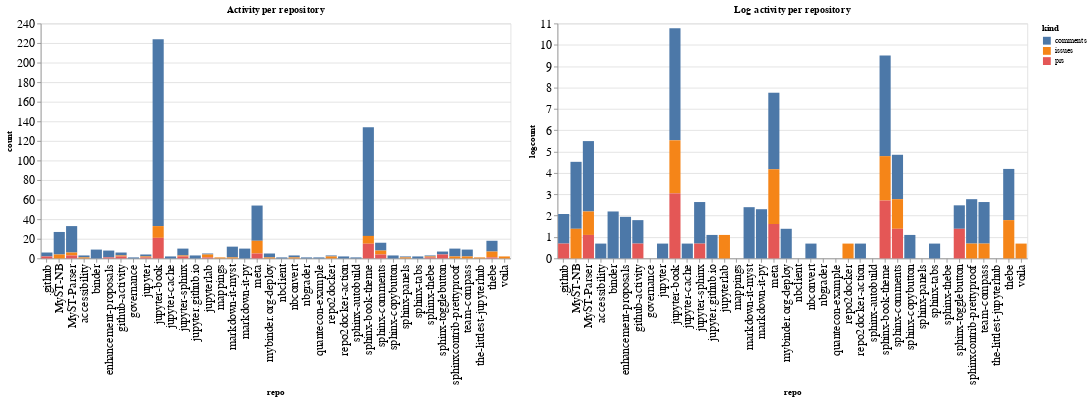

The notebook cell this image was saved under:
### Code cell
ch1 = alt.Chart(repo_summaries, width=600, title="Activity per repository").mark_bar().encode(
    x='repo',
    y='count',
    color='kind',
    tooltip="kind"
)

ch2 = alt.Chart(repo_summaries, width=600, title="Log activity per repository").mark_bar().encode(
    x='repo',
    y='logcount',
    color='kind',
    tooltip="kind"
)

ch1 | ch2

### Figure 1 — Vega-Lite specification as saved in the notebook (floating-point values rounded to 4 significant figures)
{"config": {"axisLeft": {"labelFontSize": 15}, "axisBottom": {"labelFontSize": 15}}, "hconcat": [{"mark": "bar", "encoding": {"color": {"type": "nominal", "field": "kind"}, "tooltip": {"type": "nominal", "field": "kind"}, "x": {"type": "nominal", "field": "repo"}, "y": {"type": "quantitative", "field": "count"}}, "title": "Activity per repository", "width": 600}, {"mark": "bar", "encoding": {"color": {"type": "nominal", "field": "kind"}, "tooltip": {"type": "nominal", "field": "kind"}, "x": {"type": "nominal", "field": "repo"}, "y": {"type": "quantitative", "field": "logcount"}}, "title": "Log activity per repository", "width": 600}], "data": {"name": "data-61c325cea5fc2d361492ce33e8c1f450"}, "$schema": "https://vega.github.io/schema/vega-lite/v4.8.1.json", "datasets": {"data-61c325cea5fc2d361492ce33e8c1f450": [{"repo": ".github", "kind": "comments", "count": 4, "logcount": 1.386}, {"repo": ".github", "kind": "prs", "count": 2, "logcount": 0.6931}, {"repo": "MyST-NB", "kind": "comments", "count": 23, "logcount": 3.135}, {"repo": "MyST-NB", "kind": "issues", "count": 4, "logcount": 1.386}, {"repo": "MyST-Parser", "kind": "comments", "count": 27, "logcount": 3.296}, {"repo": "MyST-Parser", "kind": "issues", "count": 3, "logcount": 1.099}, {"repo": "MyST-Parser", "kind": "prs", "count": 3, "logcount": 1.099}, {"repo": "accessibility", "kind": "comments", "count": 2, "logcount": 0.6931}, {"repo": "accessibility", "kind": "issues", "count": 1, "logcount": 0.0}, {"repo": "binder", "kind": "comments", "count": 9, "logcount": 2.197}, {"repo": "enhancement-proposals", "kind": "comments", "count": 7, "logcount": 1.946}, {"repo": "enhancement-proposals", "kind": "prs", "count": 1, "logcount": 0.0}, {"repo": "github-activity", "kind": "comments", "count": 3, "logcount": 1.099}, {"repo": "github-activity", "kind": "issues", "count": 1, "logcount": 0.0}, {"repo": "github-activity", "kind": "prs", "count": 2, "logcount": 0.6931}, {"repo": "governance", "kind": "comments", "count": 1, "logcount": 0.0}, {"repo": "jupyter", "kind": "comments", "count": 2, "logcount": 0.6931}, {"repo": "jupyter", "kind": "issues", "count": 1, "logcount": 0.0}, {"repo": "jupyter", "kind": "prs", "count": 1, "logcount": 0.0}, {"repo": "jupyter-book", "kind": "comments", "count": 191, "logcount": 5.252}, {"repo": "jupyter-book", "kind": "issues", "count": 12, "logcount": 2.485}, {"repo": "jupyter-book", "kind": "prs", "count": 21, "logcount": 3.045}, {"repo": "jupyter-cache", "kind": "comments", "count": 2, "logcount": 0.6931}, {"repo": "jupyter-sphinx", "kind": "comments", "count": 7, "logcount": 1.946}, {"repo": "jupyter-sphinx", "kind": "issues", "count": 1, "logcount": 0.0}, {"repo": "jupyter-sphinx", "kind": "prs", "count": 2, "logcount": 0.6931}, {"repo": "jupyter.github.io", "kind": "comments", "count": 3, "logcount": 1.099}, {"repo": "jupyterlab", "kind": "comments", "count": 1, "logcount": 0.0}, {"repo": "jupyterlab", "kind": "issues", "count": 3, "logcount": 1.099}, {"repo": "jupyterlab", "kind": "prs", "count": 1, "logcount": 0.0}, {"repo": "mappings", "kind": "issues", "count": 1, "logcount": 0.0}, {"repo": "markdown-it-myst", "kind": "comments", "count": 11, "logcount": 2.398}, {"repo": "markdown-it-myst", "kind": "issues", "count": 1, "logcount": 0.0}, {"repo": "markdown-it-py", "kind": "comments", "count": 10, "logcount": 2.303}, {"repo": "meta", "kind": "comments", "count": 36, "logcount": 3.584}, {"repo": "meta", "kind": "issues", "count": 13, "logcount": 2.565}, {"repo": "meta", "kind": "prs", "count": 5, "logcount": 1.609}, {"repo": "mybinder.org-deploy", "kind": "comments", "count": 4, "logcount": 1.386}, {"repo": "mybinder.org-deploy", "kind": "issues", "count": 1, "logcount": 0.0}, {"repo": "nbclient", "kind": "comments", "count": 1, "logcount": 0.0}, {"repo": "nbconvert", "kind": "comments", "count": 2, "logcount": 0.6931}, {"repo": "nbconvert", "kind": "issues", "count": 1, "logcount": 0.0}, {"repo": "nbgrader", "kind": "comments", "count": 1, "logcount": 0.0}, {"repo": "quantecon-example", "kind": "comments", "count": 1, "logcount": 0.0}, {"repo": "repo2docker", "kind": "comments", "count": 1, "logcount": 0.0}, {"repo": "repo2docker", "kind": "issues", "count": 2, "logcount": 0.6931}, {"repo": "repo2docker-action", "kind": "comments", "count": 2, "logcount": 0.6931}, {"repo": "sphinx-autobuild", "kind": "comments", "count": 1, "logcount": 0.0}, {"repo": "sphinx-book-theme", "kind": "comments", "count": 111, "logcount": 4.71}, {"repo": "sphinx-book-theme", "kind": "issues", "count": 8, "logcount": 2.079}, {"repo": "sphinx-book-theme", "kind": "prs", "count": 15, "logcount": 2.708}, {"repo": "sphinx-comments", "kind": "comments", "count": 8, "logcount": 2.079}, {"repo": "sphinx-comments", "kind": "issues", "count": 4, "logcount": 1.386}, {"repo": "sphinx-comments", "kind": "prs", "count": 4, "logcount": 1.386}, {"repo": "sphinx-copybutton", "kind": "comments", "count": 3, "logcount": 1.099}, {"repo": "sphinx-panels", "kind": "comments", "count": 1, "logcount": 0.0}, {"repo": "sphinx-panels", "kind": "issues", "count": 1, "logcount": 0.0}, {"repo": "sphinx-tabs", "kind": "comments", "count": 2, "logcount": 0.6931}, {"repo": "sphinx-thebe", "kind": "comments", "count": 1, "logcount": 0.0}, {"repo": "sphinx-thebe", "kind": "issues", "count": 1, "logcount": 0.0}, {"repo": "sphinx-thebe", "kind": "prs", "count": 1, "logcount": 0.0}, {"repo": "sphinx-togglebutton", "kind": "comments", "count": 3, "logcount": 1.099}, {"repo": "sphinx-togglebutton", "kind": "prs", "count": 4, "logcount": 1.386}, {"repo": "sphinxcontrib-prettyproof", "kind": "comments", "count": 8, "logcount": 2.079}, {"repo": "sphinxcontrib-prettyproof", "kind": "issues", "count": 2, "logcount": 0.6931}, {"repo": "team-compass", "kind": "comments", "count": 7, "logcount": 1.946}, {"repo": "team-compass", "kind": "issues", "count": 2, "logcount": 0.6931}, {"repo": "the-littlest-jupyterhub", "kind": "issues", "count": 1, "logcount": 0.0}, {"repo": "thebe", "kind": "comments", "count": 11, "logcount": 2.398}, {"repo": "thebe", "kind": "issues", "count": 6, "logcount": 1.792}, {"repo": "thebe", "kind": "prs", "count": 1, "logcount": 0.0}, {"repo": "voila", "kind": "issues", "count": 2, "logcount": 0.6931}]}}
